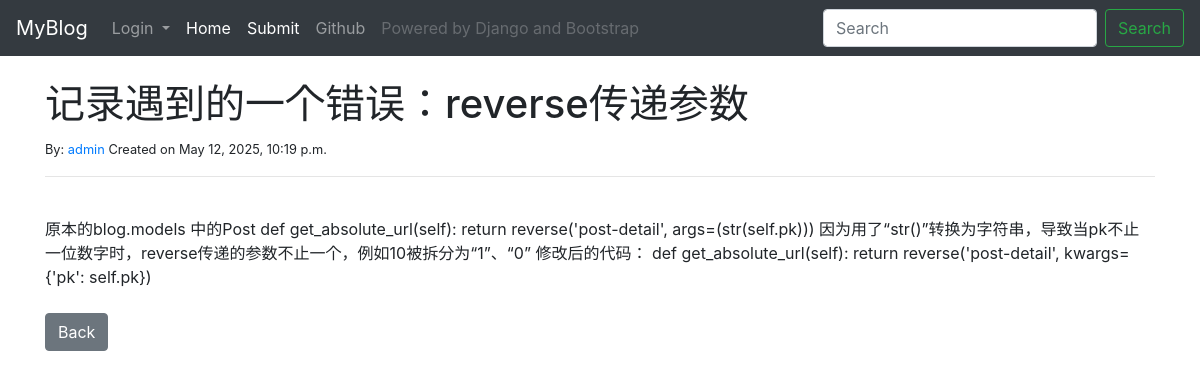
Page /post/13 on the committed database.
### blog/models.py (models this page shows, shortened)
class Post(models.Model):
    title = models.CharField(max_length=255)
    author = models.ForeignKey(User, on_delete=models.CASCADE, default=2) #ForeignKey可以连接数据库中其它model
    body = models.TextField()
    date = models.DateTimeField(default=timezone.now())
    is_visible = models.BooleanField(default=True)

### blog/views.py (the view)
# urls.py: path("post/<int:pk>", PostDetailView.as_view(), name="post-detail"), #pk: Primary Key 是Django数据库自带的索引
class PostDetailView(DetailView):
    model = Post
    template_name = "post_detail.html"

### blog/templates/post_detail.html (shortened to what this page needs)
{% extends 'base.html' %} {% block title %}My Blog - Posts - {{ post.title }}{% endblock %} {% block content %}
<h1>{{ post.title }}</h1>
<small>By: <a href="{% url 'profile-detail' post.author %}">{{post.author}}</a> Created on {{post.date}} </small><br/>
<hr>
<br> {{ post.body }}
<br>
<br>
<a href="{% url 'home' %}" class="btn btn-secondary">Back</a> {% endblock %}

### rows in the picture
Post: title "记录遇到的一个错误：reverse传递参数", author "admin", date "May 12, 2025, 10:19 p.m.", body "原本的blog.models 中的Post def get_absolute_url(self): return reverse('post-detail', args=(str(self.pk))) 因为用了“str()”转换为字符串，导致当pk不止一位数字时，reverse传递的参数不止一个，例如10被拆分为“1”、“0” 修改后的代码： def get_absolute_url(self): return reverse('post-detail', kwargs={'pk': self.pk})"
